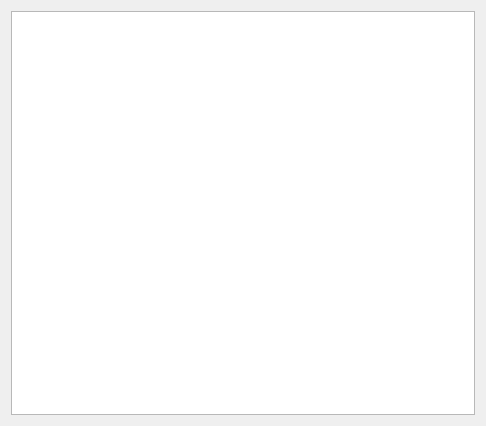
<?xml version="1.0" encoding="UTF-8"?>
<ui version="4.0">
 <class>ModelListInterface</class>
 <widget class="QWidget" name="ModelListInterface">
  <property name="geometry">
   <rect>
    <x>0</x>
    <y>0</y>
    <width>486</width>
    <height>426</height>
   </rect>
  </property>
  <property name="windowTitle">
   <string>Form</string>
  </property>
  <layout class="QVBoxLayout" name="verticalLayout">
   <item>
    <widget class="QTreeView" name="treeView"/>
   </item>
  </layout>
 </widget>
 <resources/>
 <connections/>
</ui>
